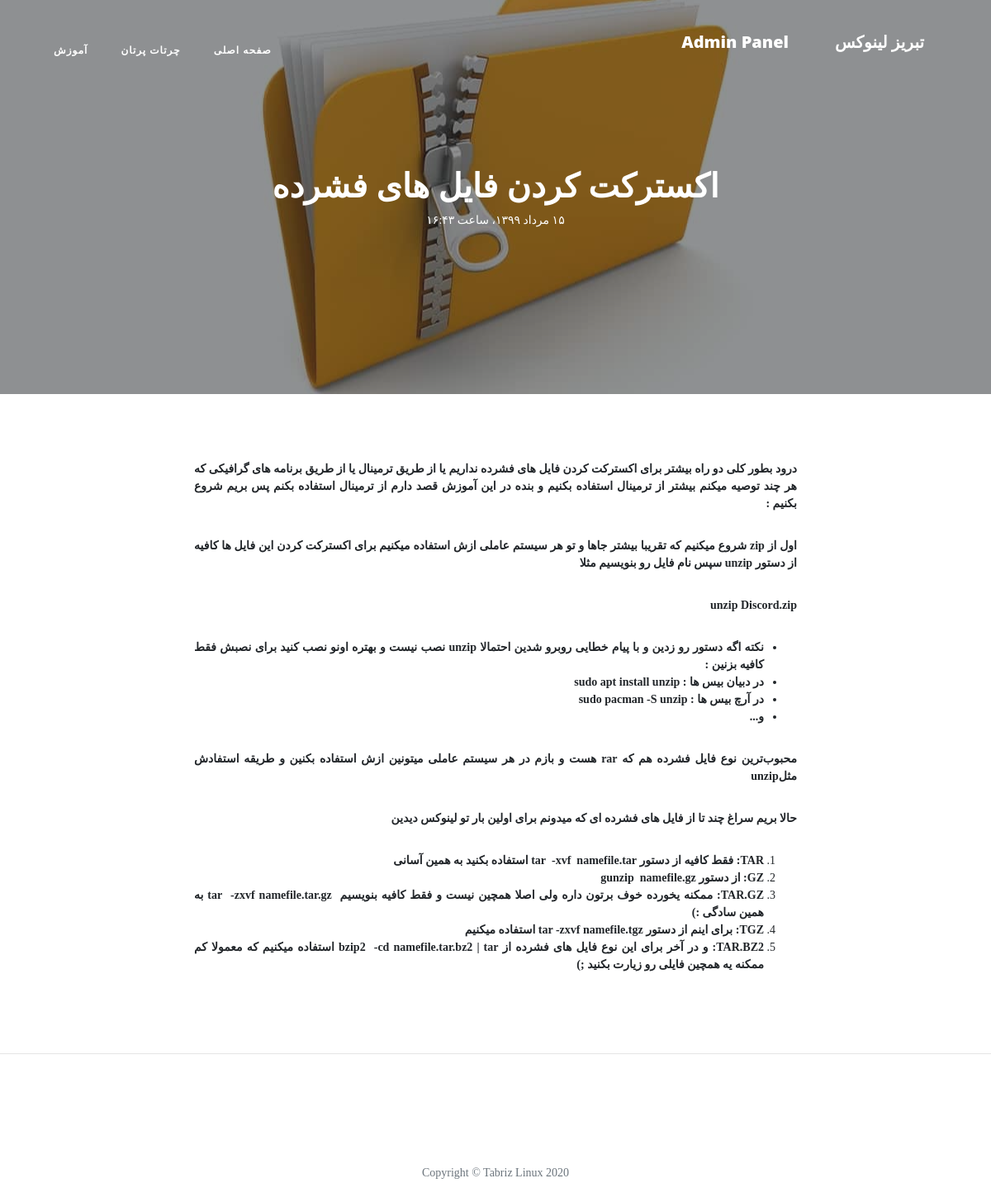
The page /article/How_To_Extract_Zip_Rar_Files_In_Terminal on the database its author committed.
### blog/models.py (models this page shows, shortened)
class Category(models.Model):
    parent   = models.ForeignKey('self', default=None, null=True, blank=True, on_delete=models.SET_NULL, related_name='children', verbose_name="زیردسته")
    title    = models.CharField(max_length=30, verbose_name="عنوان دسته‌بندی")
    slug     = models.SlugField(max_length=100, unique=True, verbose_name="آدرس دسته‌بندی")
    status   = models.BooleanField(default=True, verbose_name="آیا نمایش داده شود؟")
    position = models.IntegerField(verbose_name="پوزیشن")
    class Meta:
        verbose_name = "دسته‌بندی"
        verbose_name_plural = "دسته‌بندی‌ها"
        ordering = ['parent__id','position']
    objects = CategoryManager()

class Article(models.Model):
    STATUS_CHOICE = (
        ('D','پیش‌نویس'),
        ('P','منتشر‌شده'),
    )
    author      = models.ForeignKey(User , null=True, on_delete=models.SET_NULL, related_name='articles', verbose_name="نویسنده")
    title       = models.CharField(max_length=30,verbose_name="عنوان مقاله")
    slug        = models.SlugField(max_length=100, unique=True, verbose_name="آدرس مقاله")
    category    = models.ManyToManyField(Category, verbose_name="دسته‌بندی", related_name="articles")
    description = models.TextField(verbose_name="محتوای مقاله")
    thumbnail   = models.ImageField(upload_to="images",verbose_name="تصویر مقاله")
    publish     = models.DateTimeField(default=timezone.now, verbose_name="تاریخ انتشار")
    created     = models.DateTimeField(auto_now_add=True)
    updated     = models.DateTimeField(auto_now=True)
    status      = models.CharField(max_length=1, choices=STATUS_CHOICE, verbose_name="وضعیت")
    class Meta:
        verbose_name = "مقاله"
        verbose_name_plural = "مقالات"
        ordering = ['-publish']
    def jpublish(self):
        return jalali_convertor(self.publish)
    jpublish.short_description = "تاریخ انتشار"
    def thumbnail_tag(self):
        return format_html("<img width=100 height=50 style='border-radius: 3px;' src='{}'>".format(self.thumbnail.url))
    thumbnail_tag.short_description = "تصویر مقاله"
    def category_to_str(self):
        return "، ".join([category.title for category in self.category.active()])
    category_to_str.short_description = "دسته‌بندی"
    objects = ArticleManager()

### blog/views.py (the view)
# urls.py: path('article/<slug:slug>', ArticleDetail.as_view(), name="detail"),
class ArticleDetail(DetailView):
    def get_object(self):
        slug = self.kwargs.get('slug')
        return get_object_or_404(Article.objects.published(), slug=slug)

### blog/models.py (called while the page is built)
    def published(self):
        return self.filter(status="P")

    def active(self):
        return self.filter(status=True)

### blog/templatetags/base_tags.py (called while the page is built)
@register.simple_tag
def title(data="تبریز لینوکس"):
    return data

@register.inclusion_tag("blog/partials/category_navbar.html")
def category_navbar():
    return{
        "category": Category.objects.filter(status=True)
    }

### extensions/jalali.py (called while the page is built)
    def persian_tuple(self):
        return self.persian_year, self.persian_month, self.persian_day

### extensions/utils.py (called while the page is built)
def persian_numbers_converter(mystr):
    numbers = {
        "0":"۰",
        "1":"۱",
        "2":"۲",
        "3":"۳",
        "4":"۴",
        "5":"۵",
        "6":"۶",
        "7":"۷",
        "8":"۸",
        "9":"۹",
    }
    for English_Numbers, Persian_Numbers in numbers.items():
        mystr = mystr.replace(English_Numbers,Persian_Numbers)
    return mystr

def jalali_convertor(time):
    jmonths = ["فروردین","اردیبهشت","خرداد","تیر","مرداد","شهریور","مهر","آبان","آذر","دی","بهمن","اسفند"]
    time = timezone.localtime(time)
    time_to_str = "{},{},{}".format(time.year, time.month, time.day)
    time_to_tuple = jalali.Gregorian(time_to_str).persian_tuple()
    time_to_list = list(time_to_tuple)
    for index, month in enumerate(jmonths):
        if time_to_list[1] == index + 1:
            time_to_list[1] = month
            break
    output = "{} {} {}، ساعت {}:{}".format(
        time_to_list[2],
        time_to_list[1],
        time_to_list[0],
        time.hour,
        time.minute
    )
    return persian_numbers_converter(output)

### templates/blog/article_detail.html (shortened to what this page needs)
{% extends 'blog/base.html' %}
{% block main %}
  <header class="masthead" style="background-image: url('{{object.thumbnail.url}}')">
    <div class="overlay"></div>
    <div class="container">
      <div class="row">
        <div class="col-lg-8 col-md-10 mx-auto">
          <div class="site-heading">
            <h1>{{object.title}}</h1>
            <time>{{object.jpublish}}</time>
          </div>
        </div>
      </div>
    </div>
  </header>
  <article>
    <div class="container">
      <div class="row">
        <div class="col-lg-8 col-md-10 mx-auto text-justify">
          {{object.description|safe}}
        </div>
      </div>
    </div>
  </article>
{% endblock %}

### templates/blog/partials/category_navbar.html (shortened to what this page needs)
<div class="collapse navbar-collapse nav" id="navbarResponsive">
  <ul class="navbar-nav ml-auto">
    <li class="nav-item">
      <a class="nav-link" href="{% url 'blog:home' %}">صفحه اصلی</a>
    </li>
    {% for cat in category %}
      {% if cat.parent == None %}
        <li class="nav-item">
          <a class="nav-link" href="{% url 'blog:category' cat.slug %}">{{cat.title}}</a>
        </li>
      {% endif %}
    {% endfor %}
  </ul>
</div>

### static/blog/css/rtl.css (style rules this page uses)
body { direction: rtl; text-align: right; font-family: "Sahel"; font-size: 14px; }
.navbar-nav { margin-left: initial !important; margin-right: auto; }
header.masthead .site-heading h1 { font-size: 40px; }
.nav ul { padding-right: 0; }
.nav ul li { border-bottom: none; height: 86px; line-height: 86px; font-size: 14px; display: inline-block; float:left; margin: 0 auto; }
.nav ul li a { text-decoration: none; color:#000000; display: block; transition: .3s background-color; padding:0 24px; }
.nav a { border-bottom:none; }

### rows shown on the page
Category: title "چرتات پرتان"
Category: title "آموزش"
Article: thumbnail (picture), title "اکسترکت کردن فایل های فشرده", jpublish "۱۵ مرداد ۱۳۹۹، ساعت ۱۶:۴۳", description "درود بطور کلی دو راه بیشتر برای اکسترکت کردن فایل های فشرده نداریم یا از طریق ترمینال یا از طریق برنامه های گرافیکی که هر چند توصیه میکنم بیشتر از ترمینال استفاده بکنیم و بنده در این آموزش قصد دارم از ترمینال استفاده بکنم پس بریم شروع بکنیم : اول از zip شروع میکنیم که تقریبا بیشتر جاها و تو هر سیستم عاملی ازش استفاده میکنیم برای اکسترکت کردن این فایل ها کافیه از دستور unzip سپس نام فایل رو بنویسیم مثلا unzip Discord.zip نکته اگه دستور رو زدین و با پیام خطایی روبرو شدین احتمالا unzip نصب نیست و بهتره اونو نصب کنید برای نصبش فقط کافیه بزنین : در دبیان بیس ها : sudo apt install unzip در آرچ بیس ها : sudo pacman -S unzip و... محبوب‌ترین نوع فایل فشرده هم که rar هست و بازم در هر سیستم عاملی…"
